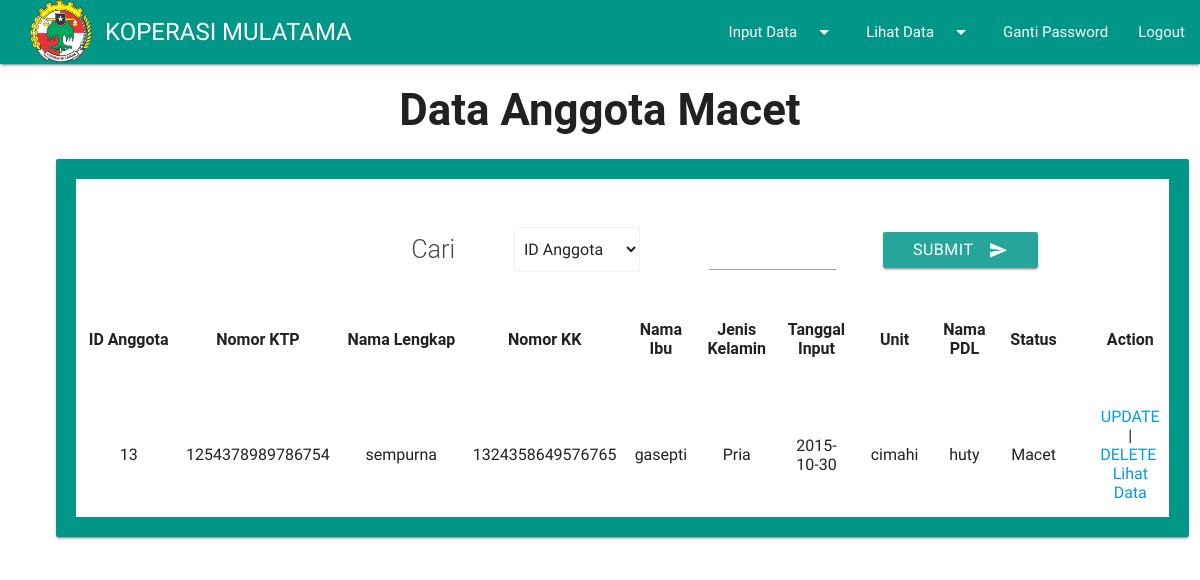
The app's page /Amacet.php (signed in) with its own data.
### tables this page shows
CREATE TABLE IF NOT EXISTS `anggota` (
`id_anggota` int(11) NOT NULL,
  `nama` varchar(20) NOT NULL,
  `tempat` varchar(20) NOT NULL,
  `tanggal_lahir` date NOT NULL,
  `jenis_kelamin` enum('Pria','Wanita') NOT NULL,
  `no_ktp` char(16) NOT NULL,
  `no_kk` char(16) NOT NULL,
  `nama_ibu` varchar(20) NOT NULL,
  `alamat` varchar(90) NOT NULL,
  `rt` int(11) NOT NULL,
  `rw` int(11) NOT NULL,
  `kecamatan` varchar(20) NOT NULL,
  `kelurahan` varchar(20) NOT NULL,
  `kota` varchar(20) NOT NULL,
  `tanggal_input` date NOT NULL,
  `petugas` varchar(20) NOT NULL,
  `status` varchar(10) NOT NULL
);

CREATE TABLE IF NOT EXISTS `unit` (
  `id_unit` char(4) NOT NULL,
  `nama_unit` varchar(20) NOT NULL,
  `nama_pimpinan` varchar(20) NOT NULL
);

CREATE TABLE IF NOT EXISTS `resort` (
  `petugas` varchar(20) NOT NULL,
  `id_unit` char(4) NOT NULL
);

### Amacet.php (the view, shortened to what this page needs)
<?php
if(empty($_SESSION['username']) AND empty($_SESSION['password'])){
include "admin.html";
}
else{
  echo" <link href='css/ghpages-materialize.css' type='text/css' rel='stylesheet' media='screen,projection'>";
include "menu.php";
echo "
<link href='css/ghpages-materialize.css' type='text/css' rel='stylesheet' media='screen,projection'>
    <form method='GET' action='$_SERVER[PHP_SELF]'>
    <h3><b><center>Data Anggota Macet</b></h3>
<div class='row'>
<div class='col s16 m16 l16'>
<div class='card-panel teal darken-5' style='margin-right: 0rem; margin-left: 3rem;'>
    <table border=0 align='center' bgcolor='white' width='1024px' class='highlight'>
    <tr>
	<td colspan=3><p class='flow-text' style='margin-top: 1rem; margin-left: 22rem;'>Cari</p></td>
    <td colspan=2>
    <div class='input-field col s12 m8' style='margin-left: 2.5rem;'><select class='browser-default' name='cari'>
    <option value='id'>ID Anggota</option>
    <option value='no_ktp'>Nomor KTP</option>
    <option value='no_kk'>Nomor KK</option>
    <option value='nama'>Nama</option>
    <option value='nama_ibu'>Nama Ibu</option>
    <option value='tanggal_input'>Tanggal Input</option>
    </div></select>
	</td>
    <td colspan=2><div class='input-field col s12' style='margin-top: 2rem; margin-right: 2rem;'><input type='text' name='search'></div></td>
    <td colspan=4><div class='input-field col s11' style='margin-top: 1rem; margin-left: 1rem;'>
					<button class='btn waves-effect waves-light' type='submit' name='submit'>Submit
					<i class='material-icons right'>send</i>
					</button>
    </td>
    </tr>
    <tr align='center'>
    <th><div style='margin-left: 0.5rem;'><center>ID Anggota</div><br></th>
    <th><div style='margin-left: 0.5rem;'><center>Nomor KTP</div><br></th>
    <th><div style='margin-left: 0.5rem;'><center>Nama Lengkap</div><br></th>
    <th><div style='margin-left: 0.5rem;'><center>Nomor KK</div><br></th>
    <th><div style='margin-left: 0.5rem;'><center>Nama Ibu</div><br></th>
    <th><div style='margin-left: 0.5rem;'><center>Jenis Kelamin</div><br></th>
    <th><div style='margin-left: 0.5rem;'><center>Tanggal Input</div><br></th>
    <th><div style='margin-left: 0.9rem;'><center>Unit</div><br></th>
    <th><div style='margin-left: 0.9rem;'><center>Nama PDL</div><br></th>
    <th><div style='margin-left: 0.9rem;'><center>Status</div><br></th>
    <th><div style='margin-left: 2rem;'><center>Action</div><br></th>
    </tr>
  ";
if(empty($_GET['cari'])){
$select = mysql_query ("SELECT a.*,b.*,c.* FROM anggota a INNER JOIN resort b ON a.petugas = b.petugas INNER JOIN unit c ON b.id_unit=c.id_unit WHERE a.status = 'Macet'");
while($a = mysql_fetch_array($select)){
echo "  <tr align='center'>
    <td><div style='margin-left: 0.5rem;'><center>$a[id_anggota]</td>
    <td><div style='margin-left: 0.5rem;'><center>$a[no_ktp]</td>
    <td><div style='margin-left: 0.5rem;'><center>$a[nama]</td>
    <td><div style='margin-left: 0.5rem;'><center>$a[no_kk]</td>
    <td><div style='margin-left: 0.5rem;'><center>$a[nama_ibu]</td>
    <td><div style='margin-left: 0.5rem;'><center>$a[jenis_kelamin]</td>
    <td><div style='margin-left: 0.5rem;'><center>$a[tanggal_input]</td>
    <td><div style='margin-left: 0.9rem;'><center>$a[nama_unit]</td>
    <td><div style='margin-left: 0.9rem;'><center>$a[petugas]</td>
    <td><div style='margin-left: 0.9rem;'><center>$a[status]</td>
    <td><div style='margin-left: 2rem;'><center>
    <a href='Aupdate.php?id_anggota=$a[id_anggota]'>UPDATE</a>
    &nbsp&nbsp|&nbsp&nbsp
    <a href='Adelete.php?id_anggota=$a[id_anggota]'>DELETE</a>&nbsp
	<br>
	<a href='selengkapnya.php?id_anggota=$a[id_anggota]'>Lihat Data</a>
    </div></td>
    </tr>
  ";
}
}
echo "  </table>
    </form>";
}
echo "  </body>";
?>

### records on screen
anggota: id_anggota "13", no_ktp "1254378989786754", nama "sempurna", no_kk "1324358649576765", nama_ibu "gasepti", jenis_kelamin "Pria", tanggal_input "2015-10-30", unit.nama_unit "cimahi", resort.petugas "huty", status "Macet"
